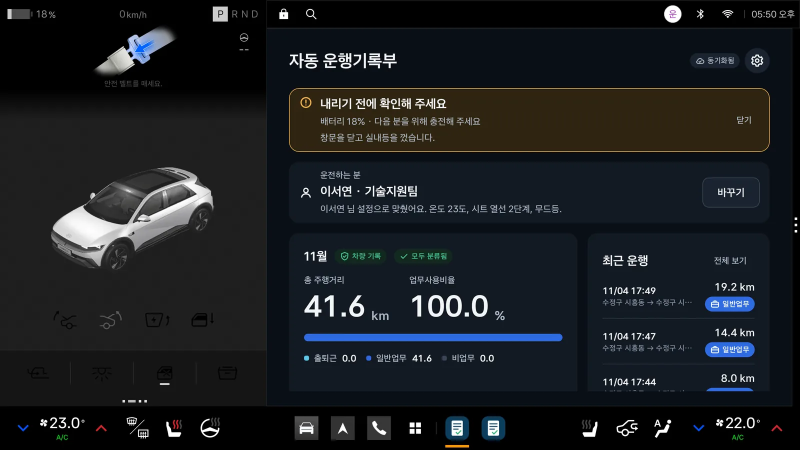
#> input picture web/img/hero-cockpit.webp, 1600 x 900 px, given in place of 05-classify.png, which was not available (shown at 1/2 size)
$ python make_screenshots.py ../../web/img
#> lines starting #> are read from the running program, lines starting #| are printed output that depends on the picture
"""에뮬레이터 화면 캡처(2560×1440)에서 앱 창만 잘라 App Market IVI 스크린샷 규격(1700×1212)으로 저장한다.

앱 창은 (853,90)–(2535,1300), 1682×1210 (`dumpsys activity`의 mAppBounds). 늘리거나 줄이지 않고
앱 창만 잘라 1700×1212 캔버스 가운데에 놓는다. 남는 가장자리(가로 9px, 세로 1px)는 앱 배경색으로 채운다
(시스템 창 경계·크기 조절 손잡이가 찍히지 않게).
사용: python docs/app-market-assets/make_screenshots.py <캡처 폴더>
"""
import sys
from pathlib import Path

from PIL import Image

WIDTH, HEIGHT = 1700, 1212
APP_LEFT, APP_TOP, APP_RIGHT, APP_BOTTOM = 853, 90, 2535, 1300
box = (APP_LEFT, APP_TOP, APP_RIGHT, APP_BOTTOM)
offset = ((WIDTH - (APP_RIGHT - APP_LEFT)) // 2, (HEIGHT - (APP_BOTTOM - APP_TOP)) // 2)

# 마켓에서 넘겨 보는 순서: 핵심 기능(정차 후 원탭 분류) → 주행 중 → 홈 → 기록부 → 설정(음성 안내)
SHOTS = [
    ("05-classify.png", "1-classify.png"),
    ("04b-driving-distance.png", "2-driving.png"),
    ("06-home-after.png", "3-home.png"),
    ("02-logbook.png", "4-logbook.png"),
    ("03-settings.png", "5-settings.png"),
]

source = Path(sys.argv[1])
out_dir = Path(__file__).parent
for raw, name in SHOTS:
    app = Image.open(source / raw).convert("RGB").crop(box)
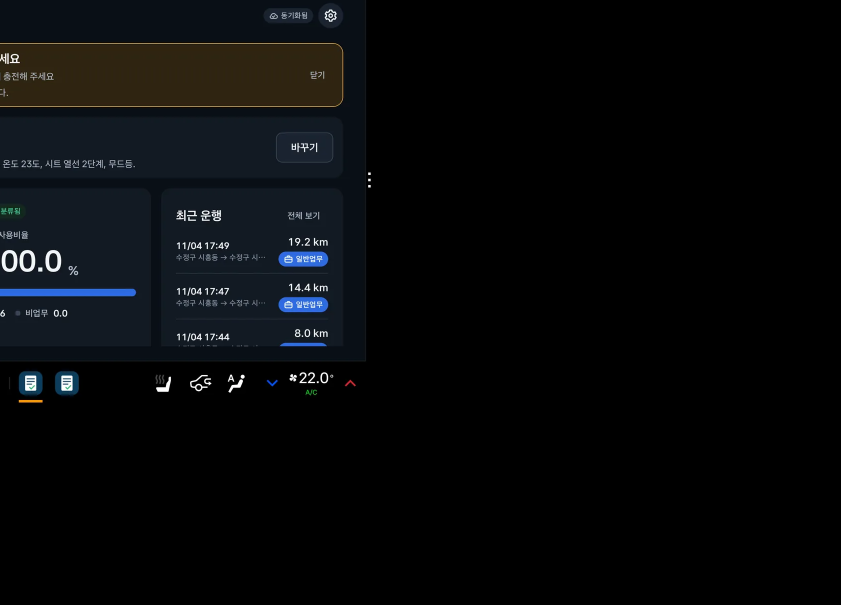
#> app: PIL image 1682x1210 RGB (shown at 1/2 size); mean R, G, B 7.2, 8.6, 10.1
    # 앱 화면 왼쪽 위 구석의 색 = 그 화면의 배경색 (주행 중 화면은 더 어둡다)
    image = Image.new("RGB", (WIDTH, HEIGHT), app.getpixel((4, 4)))
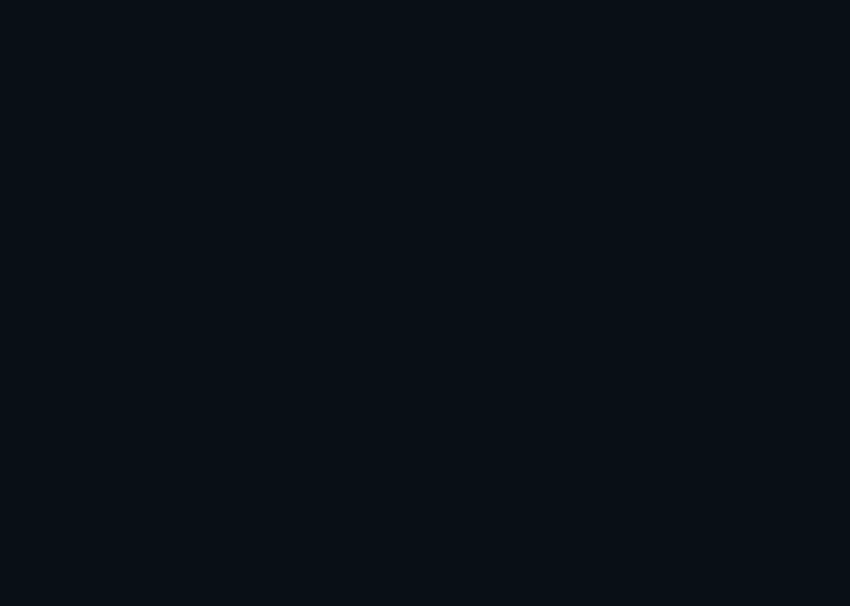
#> image: PIL image 1700x1212 RGB (shown at 1/2 size); mean R, G, B 9, 15, 22
    image.paste(app, offset)
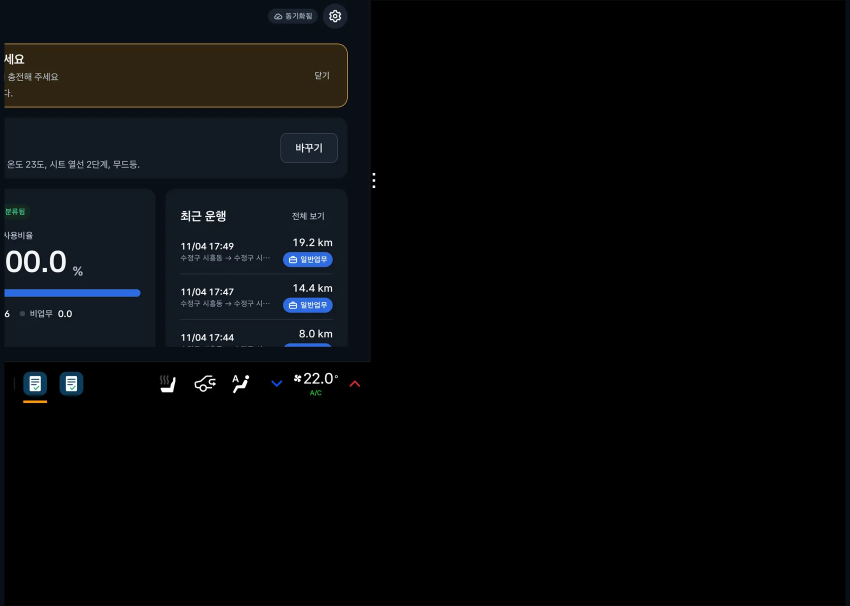
#> image: PIL image 1700x1212 RGB (shown at 1/2 size); mean R, G, B 7.2, 8.7, 10.2
    out = out_dir / f"screenshot-{name}"
    image.save(out, optimize=True)
    print(out.name, image.size, out.stat().st_size // 1024, "KB")
#| screenshot-1-classify.png (1700, 1212) 158 KB
#> pass 2 of the loop `for raw, name in SHOTS:`:
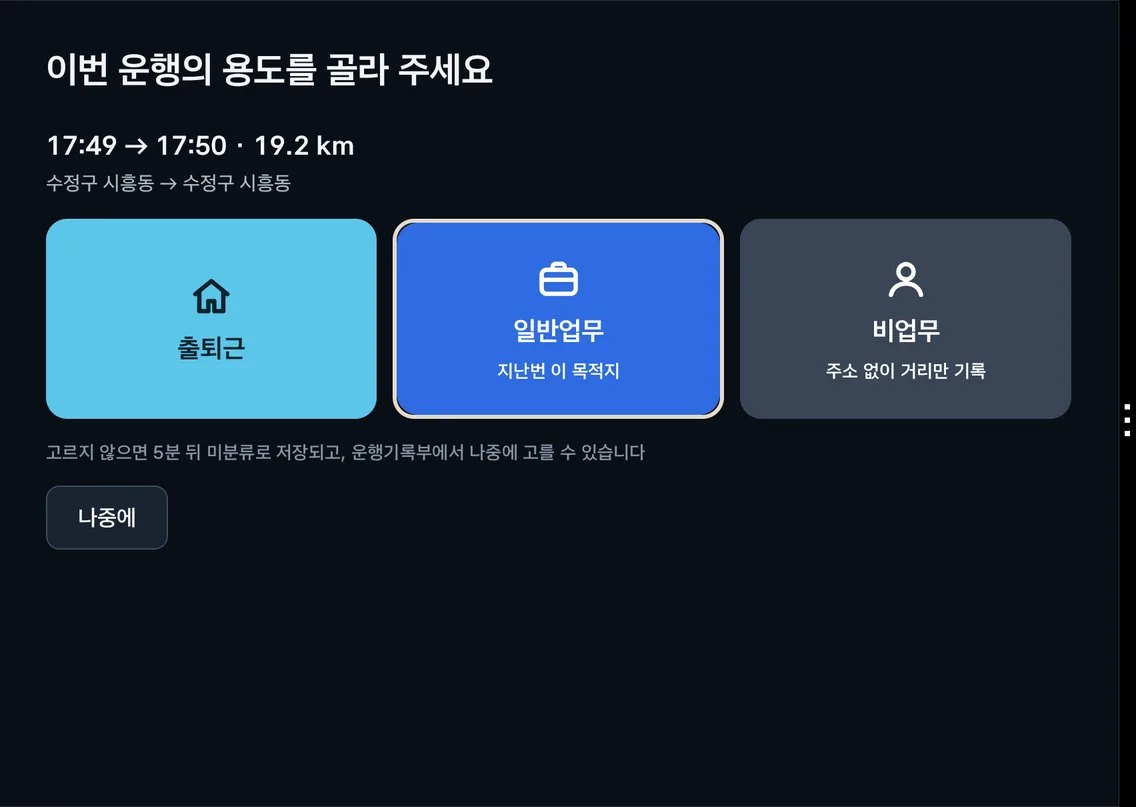
#> input picture web/img/screen-classify.webp, 1136 x 807 px, given in place of 04b-driving-distance.png, which was not available
#> `app = Image.open(source / raw).convert("RGB").crop(box)`:
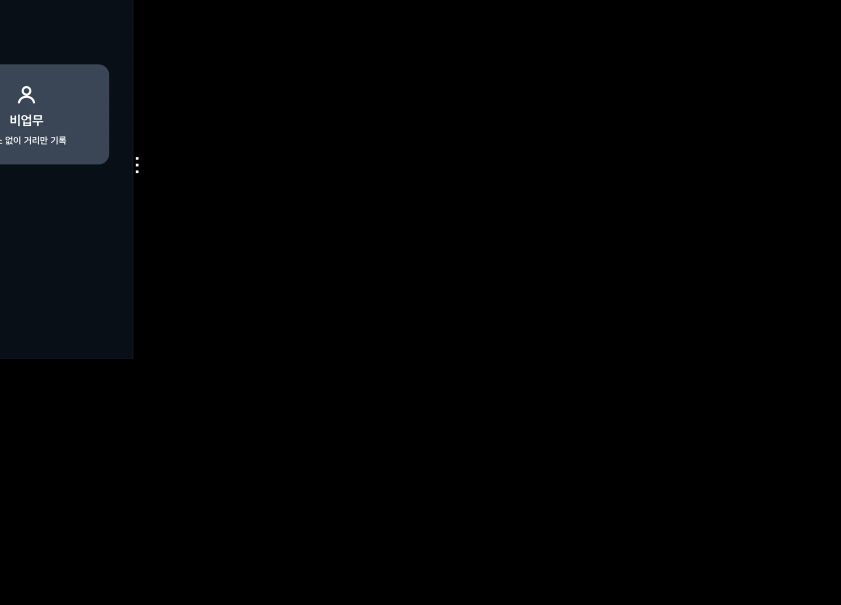
#> app: PIL image 1682x1210 RGB (shown at 1/2 size); mean R, G, B 2.1, 2.7, 3.6
#| screenshot-2-driving.png (1700, 1212) 28 KB
#> (the run stopped early here; a loop or call above may not have finished)
